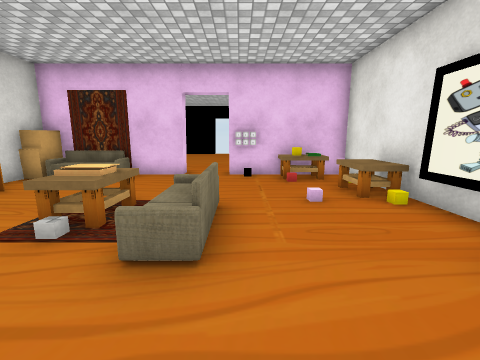
view 1 (above)

13 first-person views from a walk through a scene from a Unity 3-D project. The camera is 1.3 m above the floor, tilts 10° down and sees 90° across. Doors are open. The floor is counted in squares, 1 m on a side. Each view is taken from the middle of a square. On the plan, view 1 faces up. The plan holds only what a view shows up to about 12 squares ahead; the rest is blank. The place goes on beyond the plan. The player character is not drawn. Some surface patterns are stand-ins.

view 2
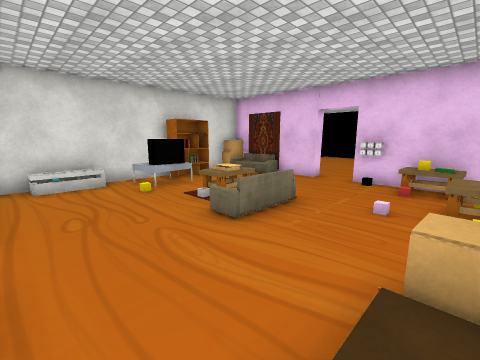

view 3
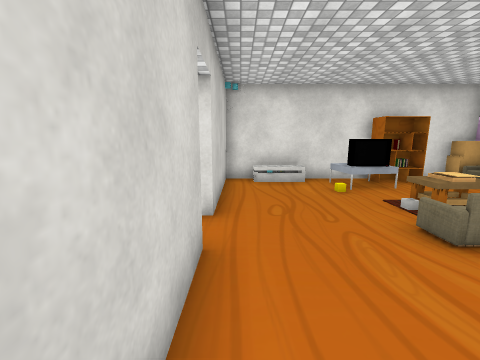

view 4
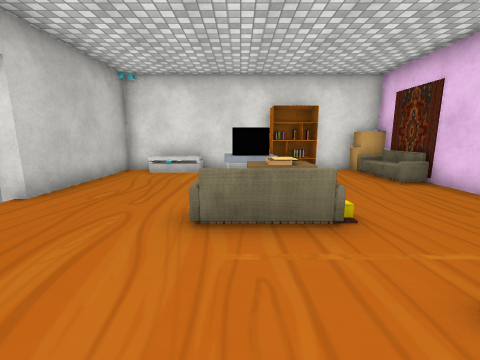

view 5
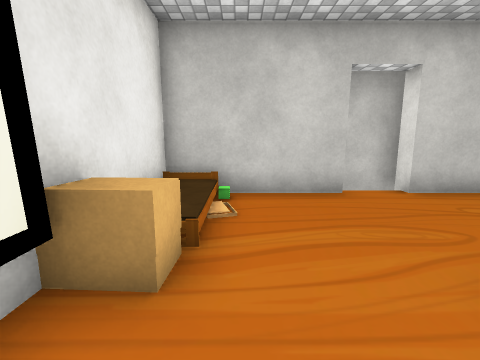

view 6
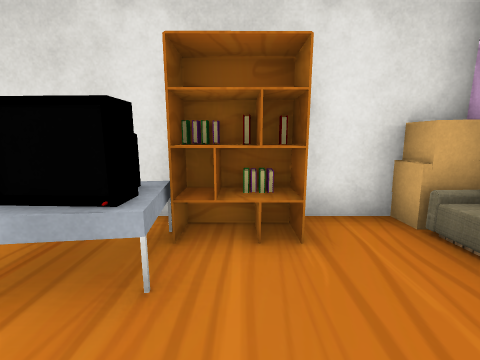

view 7
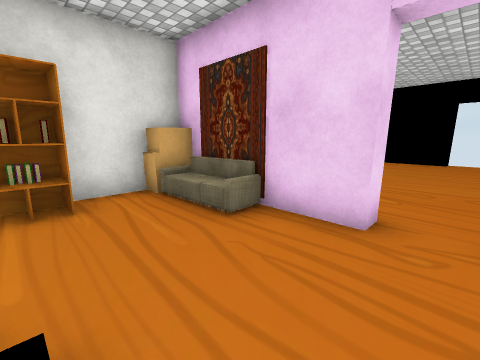

view 8
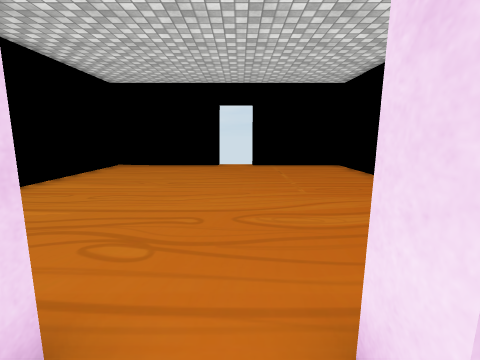

view 9
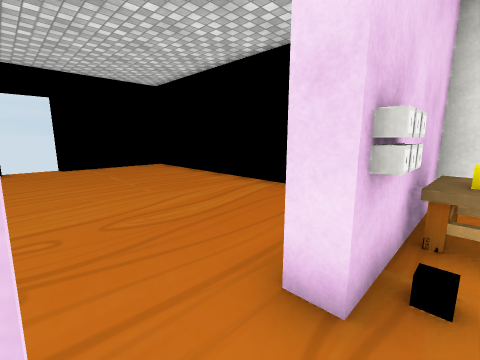

view 10
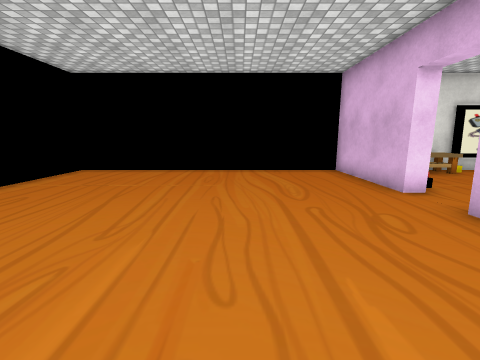

view 11
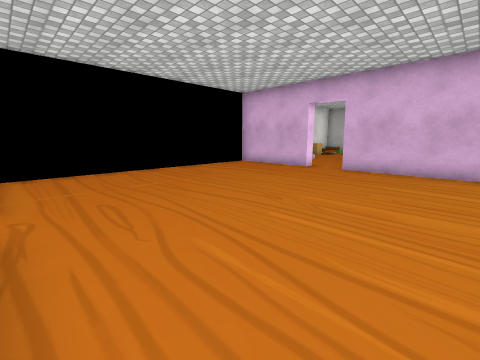

view 12
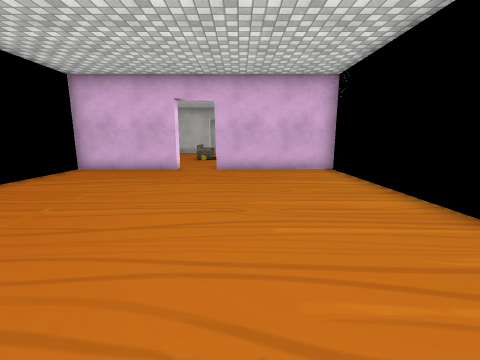

view 13
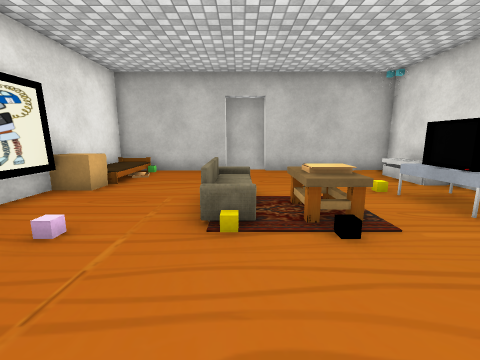

### Floor plan
Points are (right, up) in squares from view 1. A wall is a line through its corners. A room is listed if a view was taken in it or the views show most of it. See-through windows are left out.
Room 1 (views 1, 2, 3, 4, 5, 6, 7, 8, 9, 13)
walls: (-2, 8.5) (-6.9, 8.5) (-6.9, 5.9); (-6.9, 3.6) (-6.9, -1.6) (-2, -1.6); (3.7, 3.5) (3.7, 8.5) (-0.4, 8.5); (-0.5, -1.6) (3.7, -1.6) (3.7, 2.5); (3.5, 2.1) (3.5, 4.5)
ways out: open door at (-1.5, 9) to room 2; open door at (-1.5, -2)
objects: other object (-7, 8) to (-6, 8); other object (-6, 0); other object (-6, 3) to (-5, 4); other object (-6, 4); other object (-6, 5); other object (-6, 6); other object (-4, 8); other object (-3, 4); other object (-1, 2); other object (0, 8); other object (1, 8); other object (2, 8); other object (3, 2); other object (3, 5) to (3, 6); other object (3, 8)
Room 2 (views 10, 11, 12)
walls: (-0.4, 9.1) (3.9, 9.1); (-6.9, 9.1) (-2, 9.1)
ways out: open door at (-1.5, 9) to room 1; open door at (-1.5, 20)

Where each view was taken, in squares from view 1:
view 1: 0 up, 0 right, facing up
view 2: 1 down, 3 right, facing up-left
view 3: 1 down, 3 right, facing left
view 4: 3 up, 3 right, facing left
view 5: 4 up, 2 right, facing down
view 6: 5 up, 3 left, facing left
view 7: 5 up, 1 left, facing up-left
view 8: 8 up, 1 left, facing up
view 9: 8 up, 2 left, facing up-right
view 10: 13 up, 6 left, facing right
view 11: 19 up, 6 left, facing down-right
view 12: 19 up, 3 left, facing down
view 13: 8 up, 1 left, facing down
